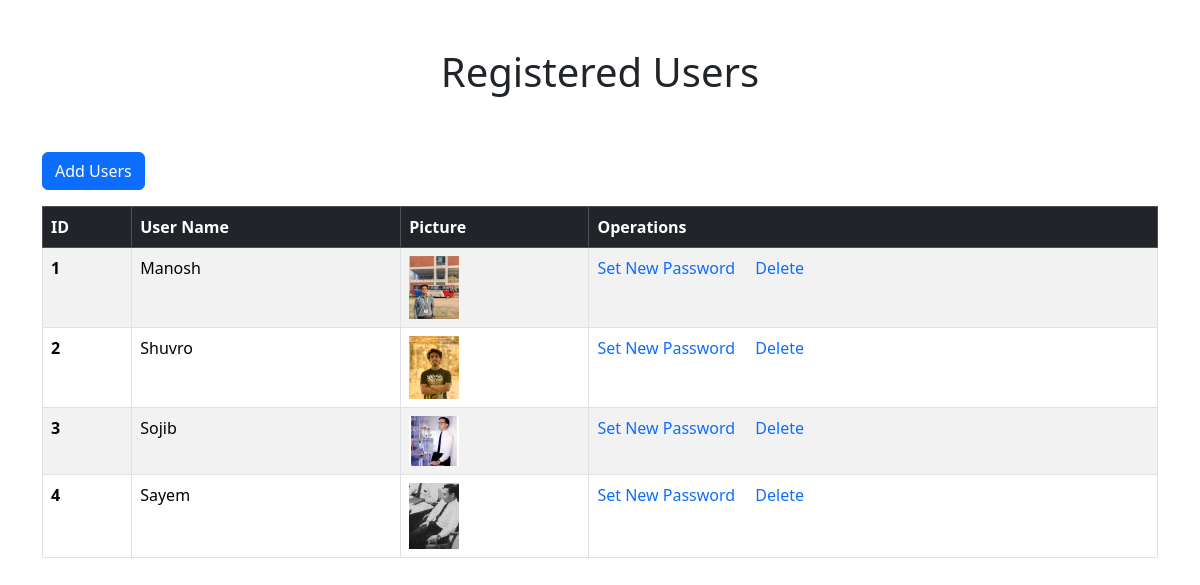
/display_reg_users.php, run on the app's committed database.
### tables this page shows
CREATE TABLE `reg_users` (
  `reg_id` int(11) NOT NULL,
  `user_name` varchar(255) NOT NULL,
  `user_pass` varchar(255) NOT NULL,
  `user_pic` varchar(255) DEFAULT NULL
);

### display_reg_users.php (the view, shortened to what this page needs)
<?php
include("./includes/header.php");
include("./includes/db_conn.php");
?>
<div class="container">
    <div class="row">
        <div class= "col-12  py-5">
            <h1 class="text-center">Registered Users</h1>
        </div>
        <div class="col-12 mb-3">
            <a href="./register_user.php" class="btn btn-primary"> Add Users</a>
        </div>
</div>
<table class="table table-bordered table-striped table-hover">
  <thead class="table-dark">
    <tr>
      <th scope="col">ID</th>
      <th scope="col">User Name</th>
      <th scope="col">Picture</th>
      <th scope="col">Operations</th>
    </tr>
  </thead>
  <tbody>
    <?php
    $fetch_data = "SELECT reg_id, user_name,user_pic FROM reg_users";
    $run_fetch_data =mysqli_query($conn,$fetch_data);
    $counter = 1;
    if(mysqli_num_rows($run_fetch_data) > 0){
        while($row = mysqli_fetch_assoc($run_fetch_data)) {
            ?>
            <tr>
                <th scope= "row"><?php echo $counter; ?></th>
                <td><?php echo $row ['user_name']; ?></td>
                <td>
                    <a href="upload_img.php?user_id=<?php echo $row['reg_id']; ?>">
                        <?php
                        if ($row['user_pic'] == NULL) {
                            ?>
                            <img width= "50px" src="./images/user_image/dummypic.png" alt="dummy image">
                            <?php
                        } else{
                            ?>
                            <img width= "50px" src="./images/user_image/<?php echo $row['user_pic'];?>" alt="user image">
                            <?php
                        }
                        ?>
                    </a>
                </td>
                <td>
                    <a class="me-3" href="./update_user_pass.php?update_pass_id=<?php echo $row['reg_id']; ?>">Set New Password</a>
                    <a id="<?php echo $row['reg_id']; ?>" class="del_user" href="javascript:void(0)">Delete</a>
                </td>
            </tr>
            <?php
            $counter++;
        }
        }
    ?>
  </tbody>
</table>
</div>
 <?php
include("./includes/footer.php");
?>

### includes/header.php (shortened to what this page needs)
<!DOCTYPE html>
<html lang="en">
<head>
     <link rel="stylesheet" href="https://cdn.jsdelivr.net/npm/bootstrap-icons@1.13.1/font/bootstrap-icons.min.css">
    <link href="https://cdn.jsdelivr.net/npm/bootstrap@5.3.8/dist/css/bootstrap.min.css" rel="stylesheet">
    <link rel="stylesheet" href="./css/style.css">
      <link rel="stylesheet" href="https://cdnjs.cloudflare.com/ajax/libs/font-awesome/5.12.1/css/all.min.css" />
</head>
<body>

### includes/footer.php (shortened to what this page needs)
</body>
</html>

### css/style.css (style rules this page uses)
* { margin: 0px; padding: 0px; box-sizing: border-box; }
a { text-decoration: none; }

### data on the page
reg_users: user_name "Manosh", user_pic (picture)
reg_users: user_name "Shuvro", user_pic (picture)
reg_users: user_name "Sojib", user_pic (picture)
reg_users: user_name "Sayem", user_pic (picture)
